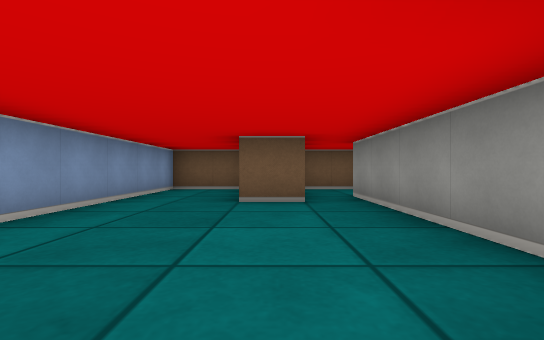
View 1 (above)

17 first-person views from a walk through a cub3D maze. The camera is about half as high as the walls, looks level and sees 85° across. The floor is counted in squares. Each view is taken from the middle of a square. On the plan, view 1 faces up. The plan holds only what a view shows up to about 9 squares ahead; the rest is blank. The place goes on beyond the plan.

View 2
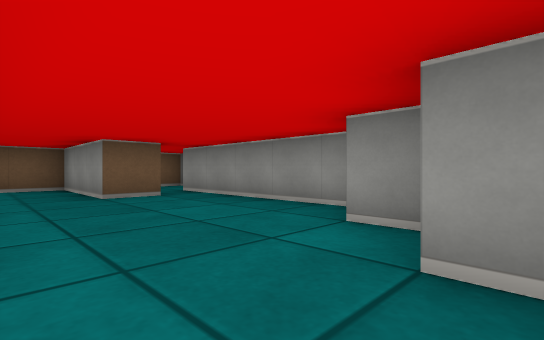

View 3
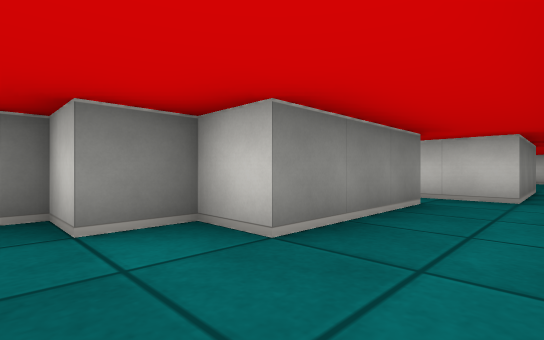

View 4
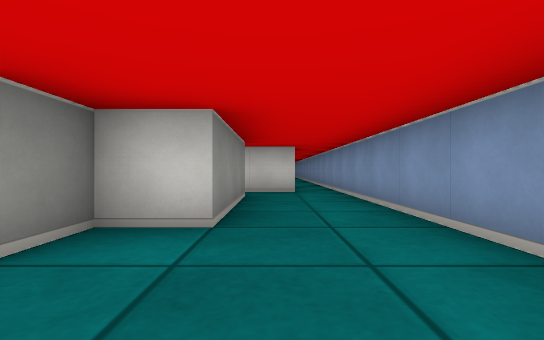

View 5
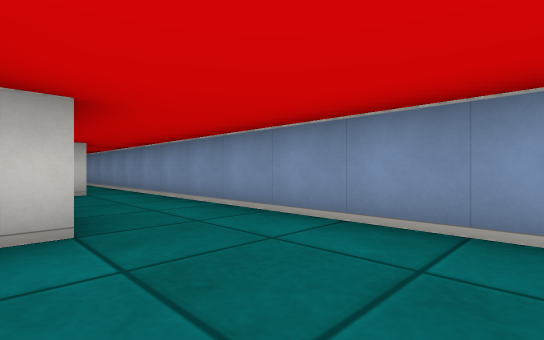

View 6
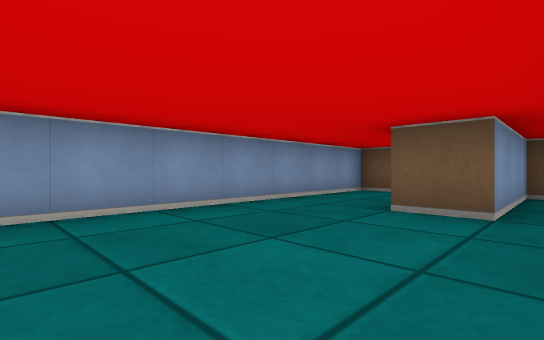

View 7
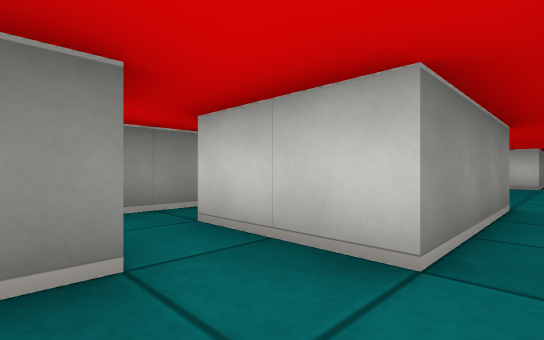

View 8
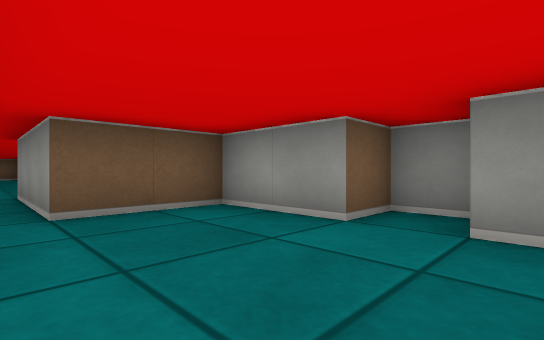

View 9
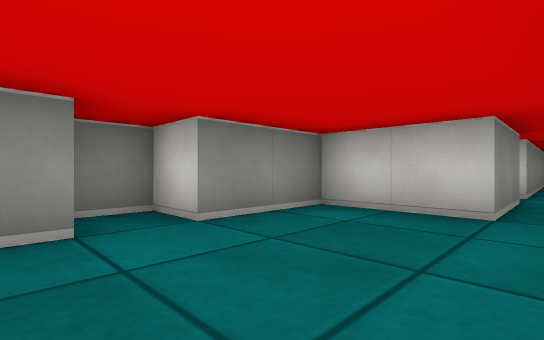

View 10
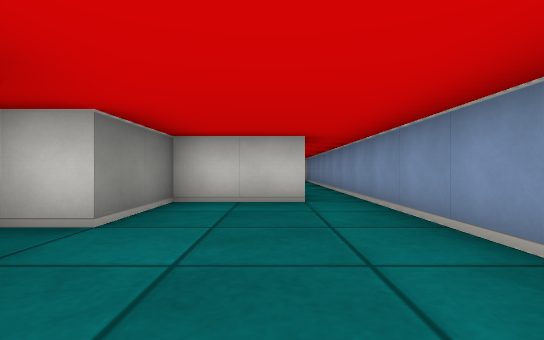

View 11
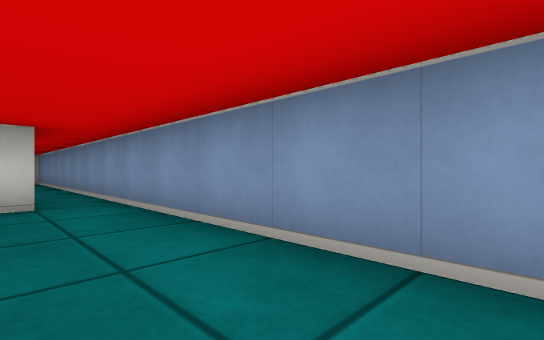

View 12
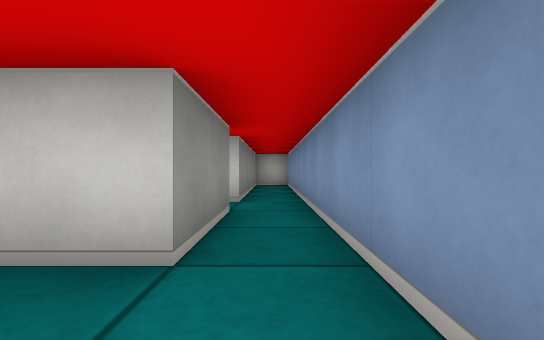

View 13
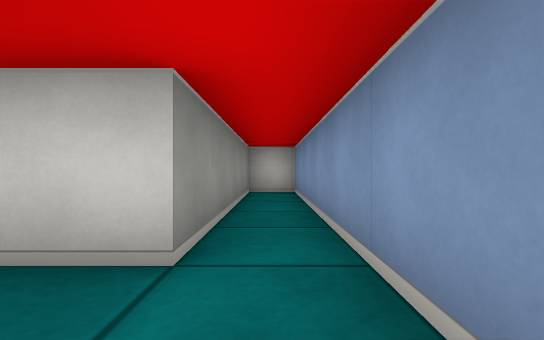

View 14
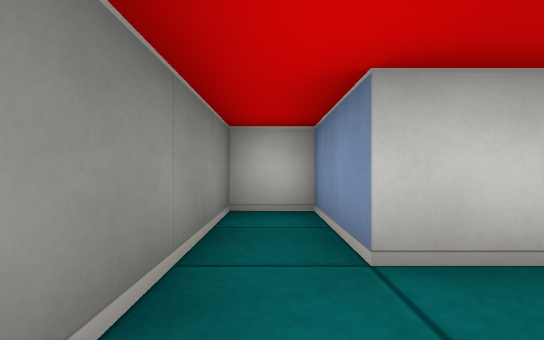

View 15
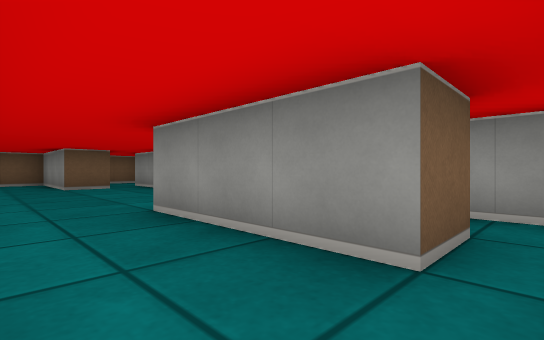

View 16
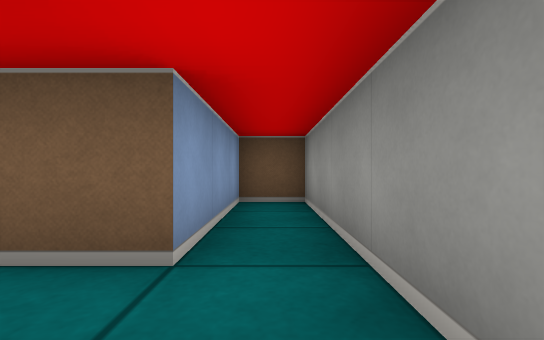

View 17
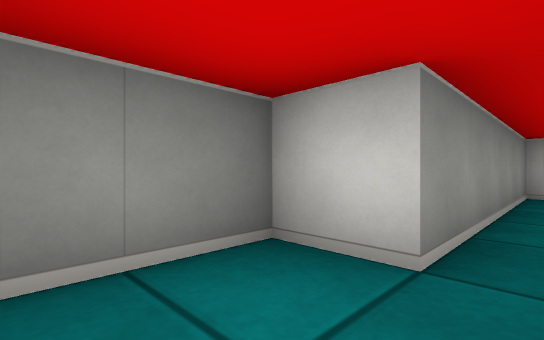

### Floor plan
Ten units are one square. View 1 is at (0, 0); x grows to the right and y downward. Boxes are objects, and circles mark ways between rooms. Rooms are numbered by the first view taken in them; rooms with no view inside come last. Other rooms are left out.
<svg viewBox="-30 -80 60 290">
<path fill="none" stroke="#000" d="M5 -55 5 -45 -5 -45 -5 -75 -25 -75 -25 45M5 35 -5 35 -5 5 5 5 5 -5 15 -5 15 -55M-15 45 5 45M-15 125 5 125 5 105 15 105 15 95 5 95 5 75 -15 75 -15 45M-25 45 -25 125M-15 145 -15 125M-25 125 -25 205 -15 205M-15 202 -15 155 -6 155M5 45 5 65 15 65 15 5 5 5 5 35M22 -75 5 -75 5 -55M15 -55 25 -55 25 -70"/>
<circle cx="-20" cy="50" r="3" fill="#2a7"/>
<circle cx="0" cy="40" r="3" fill="#2a7"/>
<circle cx="10" cy="-50" r="3" fill="#2a7"/>
<circle cx="-20" cy="135" r="3" fill="#2a7"/>
<text x="-10" y="-20">1</text>
<text x="-10" y="90">2</text>
<text x="-20" y="160">3</text>
<text x="10" y="40">4</text>
<text x="10" y="-70">5</text>
</svg>
Room 1 opens to room 2. Room 1 opens to room 4. Room 1 opens to room 5. Room 2 opens to room 3.

Where each view was taken, in squares from view 1:
view 1: 0 up, 0 right, facing up
view 2: 1 down, 2 left, facing up-right
view 3: 1 up, 2 left, facing down-right
view 4: 2 up, 1 left, facing down
view 5: 2 up, 0 right, facing down-left
view 6: 1 up, 1 right, facing up-left
view 7: 3 down, 2 left, facing down-right
view 8: 11 down, 2 left, facing up-right
view 9: 9 down, 2 left, facing down-right
view 10: 8 down, 1 left, facing down
view 11: 8 down, 1 left, facing down-left
view 12: 11 down, 2 left, facing down
view 13: 14 down, 2 left, facing down
view 14: 3 down, 1 right, facing down
view 15: 4 down, 2 left, facing up-right
view 16: 5 down, 1 right, facing up
view 17: 7 up, 1 right, facing down-right
